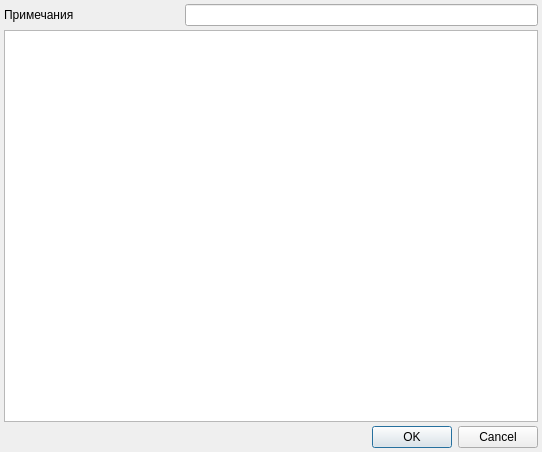
<?xml version="1.0" encoding="UTF-8"?>
<ui version="4.0">
 <class>NonenclatureExpenseDialog</class>
 <widget class="QDialog" name="NonenclatureExpenseDialog">
  <property name="geometry">
   <rect>
    <x>0</x>
    <y>0</y>
    <width>542</width>
    <height>452</height>
   </rect>
  </property>
  <property name="windowTitle">
   <string>Списание ЛСиИМН</string>
  </property>
  <layout class="QGridLayout" name="gridLayout">
   <property name="margin">
    <number>4</number>
   </property>
   <property name="spacing">
    <number>4</number>
   </property>
   <item row="0" column="0">
    <widget class="QLabel" name="lblNote">
     <property name="text">
      <string>Примечания</string>
     </property>
     <property name="buddy">
      <cstring>edtNote</cstring>
     </property>
    </widget>
   </item>
   <item row="0" column="1" colspan="2">
    <widget class="QLineEdit" name="edtNote"/>
   </item>
   <item row="1" column="0" colspan="3">
    <widget class="CInDocTableView" name="tblItems">
     <property name="sizePolicy">
      <sizepolicy hsizetype="Preferred" vsizetype="Expanding">
       <horstretch>0</horstretch>
       <verstretch>0</verstretch>
      </sizepolicy>
     </property>
    </widget>
   </item>
   <item row="2" column="0" colspan="3">
    <widget class="QDialogButtonBox" name="buttonBox">
     <property name="orientation">
      <enum>Qt::Horizontal</enum>
     </property>
     <property name="standardButtons">
      <set>QDialogButtonBox::Cancel|QDialogButtonBox::Ok</set>
     </property>
    </widget>
   </item>
  </layout>
 </widget>
 <customwidgets>
  <customwidget>
   <class>CInDocTableView</class>
   <extends>QTableView</extends>
   <header>library/InDocTable.h</header>
  </customwidget>
 </customwidgets>
 <tabstops>
  <tabstop>edtNote</tabstop>
  <tabstop>tblItems</tabstop>
  <tabstop>buttonBox</tabstop>
 </tabstops>
 <resources/>
 <connections>
  <connection>
   <sender>buttonBox</sender>
   <signal>accepted()</signal>
   <receiver>NonenclatureExpenseDialog</receiver>
   <slot>accept()</slot>
   <hints>
    <hint type="sourcelabel">
     <x>252</x>
     <y>447</y>
    </hint>
    <hint type="destinationlabel">
     <x>157</x>
     <y>274</y>
    </hint>
   </hints>
  </connection>
  <connection>
   <sender>buttonBox</sender>
   <signal>rejected()</signal>
   <receiver>NonenclatureExpenseDialog</receiver>
   <slot>reject()</slot>
   <hints>
    <hint type="sourcelabel">
     <x>320</x>
     <y>447</y>
    </hint>
    <hint type="destinationlabel">
     <x>286</x>
     <y>274</y>
    </hint>
   </hints>
  </connection>
 </connections>
</ui>
